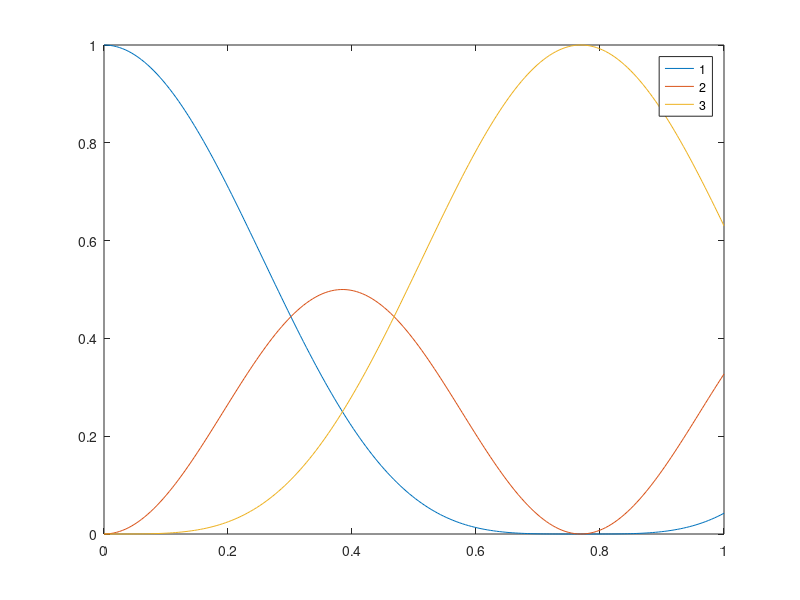

This chart was generated by the following MATLAB code:
function Fig_3a
    Delta = 0;
    delta = 0.3*pi;
    c_0 = [1; 0; 0];
    function ab = coeff(t,A,phi)
        Omega_0 = A*exp(-1j*phi);
        Omega_R = sqrt(Delta.^2 + abs(Omega_0).^2);
        ab(1) = cos(t*pi/2*Omega_R/(pi)) - 1j * Delta/Omega_R * sin(t*pi/2*Omega_R/(pi));
        ab(2) = 1j * Omega_0/Omega_R * sin(t*pi/2*Omega_R/(pi));
        ab = [ab(1), ab(2)];
    end
    
    function U = propagator(t,A,phi)
    ab = coeff(t,A,phi);
    a = ab(1);
    b = ab(2);
    U = [sqrt(4)/2*a.^2, sqrt(2)/1*a*b, sqrt(4)/2*b.^2;
        -sqrt(2)/1*a*conj(b), sqrt(1)/1*a*conj(a) - sqrt(1)/1*b*conj(b), sqrt(2)/1*conj(a)*b;
        sqrt(4)/2*conj(b).^2, -sqrt(2)/1*conj(a)*conj(b), sqrt(4)/2*conj(a).^2];
    end
    
    function c = propagation(t)
        c = propagator(t,pi+delta,0)*c_0;
    end
    c = [];
    t_interval = linspace(0,1,200);
    for t = t_interval
        c = [c propagation(t)];
    end
    plot(t_interval, (abs(c(1,:))).^2, '-', t_interval, (abs(c(2,:))).^2, '-', t_interval, (abs(c(3,:))).^2, '-');
    ylim([0, 1]);
    legend('1','2','3')
end